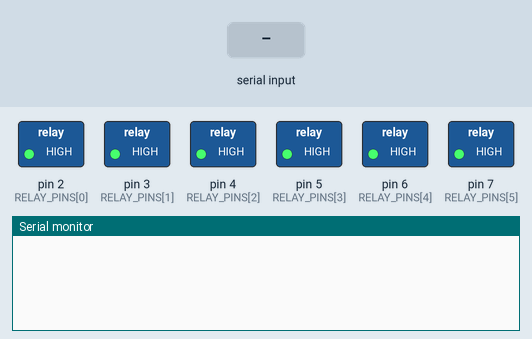
Bench run of a sketch on a simulated Arduino Uno, built with avr-gcc and run on an emulated ATmega328P. Shown: switched loads named in the sketch (green lamp = pin HIGH), the last lines printed to the serial monitor. Inputs (shaded band) come from the test bench.

Above: at 1.2 s.
1.3 s: "HELLO\n" received over Serial
At 2.2 s:
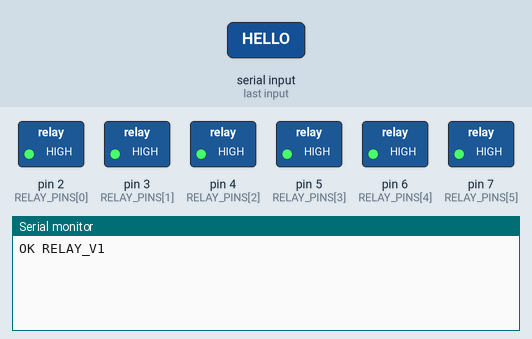
2.8 s: "OFF ALL\n" received over Serial
At 3.3 s:
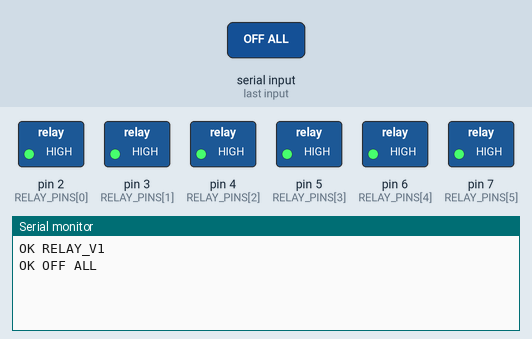
4.3 s: "SELECT \n" received over Serial
At 5.6 s:
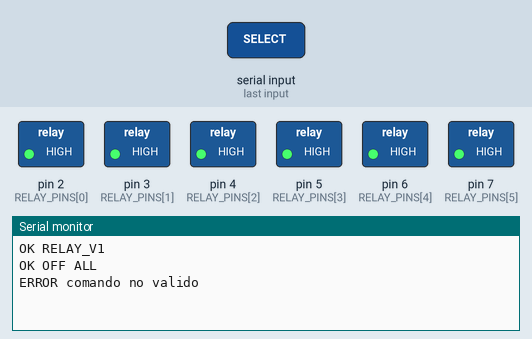

Measured:
- after the input at 1.3 s, the serial monitor: prints a new line at once (image 1)
- after the input at 2.8 s, the serial monitor: prints a new line at once (image 2)
- after the input at 4.3 s, the serial monitor: prints a new line at once (image 3)

The sketch:

relay_controller_parallel.ino
```cpp
#include <string.h>

const byte NUM_RELAYS = 6;
const byte NUM_DEVICES = 7;
const byte RELAY_PINS[NUM_RELAYS] = {2, 3, 4, 5, 6, 7}; // IN1->D2 ... IN6->D7
// Esta placa activa los relés con nivel LOW.
const bool ACTIVE_LOW = true;

bool relayActive[NUM_RELAYS] = {false, false, false, false, false, false};
char commandBuffer[32];
byte commandLength = 0;

void setRelayPin(byte pin, bool active) {
	if (ACTIVE_LOW) {
		digitalWrite(pin, active ? LOW : HIGH);
	} else {
		digitalWrite(pin, active ? HIGH : LOW);
	}
}

void turnOffAll() {
	for (byte i = 0; i < NUM_RELAYS; i++) {
		relayActive[i] = false;
		setRelayPin(RELAY_PINS[i], false);
	}
}

void selectDevice(byte device) {
	turnOffAll();
	if (device < 1 || device > NUM_DEVICES) return;

	byte L = 1;
	byte R = NUM_DEVICES;

	// Algoritmo de conmutación de árbol binario inorden
	while (L < R) {
		byte rele = (L + R) / 2;
		if (device <= rele) {
			R = rele; // Permanece en NC (relé inactivo)
		} else {
			relayActive[rele - 1] = true;
			setRelayPin(RELAY_PINS[rele - 1], true); // Conmuta a NO
			L = rele + 1;
		}
	}
}

void processCommand(char *command) {
	if (!strcmp(command, "HELLO")) {
		Serial.println("OK RELAY_V1");
		return;
	}

	if (!strcmp(command, "OFF ALL")) {
		turnOffAll();
		Serial.println("OK OFF ALL");
		return;
	}

	// Procesar comandos SELECT A hasta SELECT G
	if (!strncmp(command, "SELECT ", 7) && strlen(command) == 8) {
		char devChar = command[7];
		if (devChar >= 'A' && devChar < ('A' + NUM_DEVICES)) {
			byte deviceIndex = devChar - 'A' + 1;
			selectDevice(deviceIndex);
			Serial.print("OK ");
			Serial.println(command);
			return;
		}
	}

	if (!strcmp(command, "STATUS?")) {
		Serial.print("STATUS");
		for (byte i = 0; i < NUM_RELAYS; i++) {
			Serial.print(" ");
			Serial.print(relayActive[i] ? 1 : 0);
		}
		Serial.println();
		return;
	}

	turnOffAll();
	Serial.println("ERROR comando no valido");
}

void setup() {
	for (byte i = 0; i < NUM_RELAYS; i++) {
		pinMode(RELAY_PINS[i], OUTPUT);
	}
	turnOffAll();
	Serial.begin(115200);
}

void loop() {
	while (Serial.available()) {
		char character = Serial.read();
		if (character == '\r') {
			continue;
		}

		if (character == '\n') {
			commandBuffer[commandLength] = 0;
			if (commandLength) {
				processCommand(commandBuffer);
			}
			commandLength = 0;
		} else if (commandLength < 31) {
			commandBuffer[commandLength++] = character;
		} else {
			commandLength = 0;
			turnOffAll();
			Serial.println("ERROR comando demasiado largo");
		}
	}
}
```
